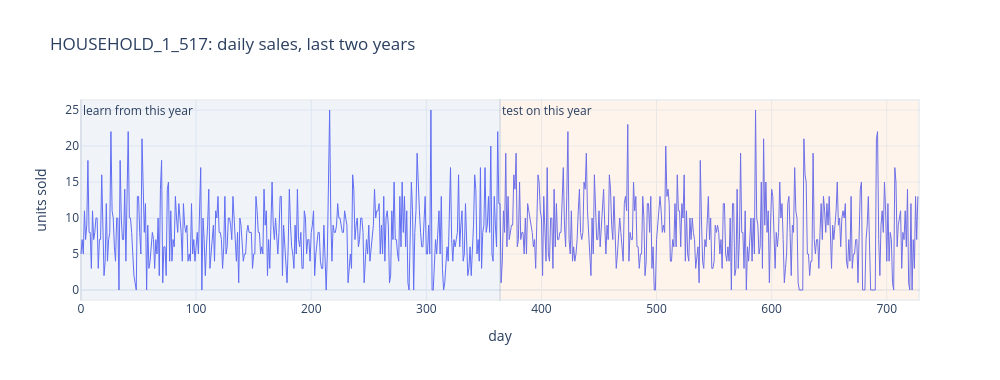

The code cell stored with this chart in its notebook:
### Markdown cell above
## 1. The story

A store sells one household item, `HOUSEHOLD_1_517` from M5 store CA_1, about **8 units a day**, every day. Each day it checks its stock and can place an order with the DC. An order arrives **4 days** later (the **lead time**).

Two costs pull against each other:
- **Ordering cost, $10 per order:** admin, a truck slot, receiving. Order rarely, in big batches, to save this.
- **Holding cost, 25% of the unit's $10 cost per year** (about $0.007 per unit per day): money tied up, shelf space, damage. Keep stock low to save this.

And there's a **service target**: running out loses sales (unmet demand is lost, not back-ordered).

We **learn** the demand pattern from one year of real sales, then **test** on the next year, which the policy never sees in advance.

### Code cell
import math

import numpy as np
import pandas as pd
import plotly.graph_objects as go
from scipy.stats import norm

ROOT = Path.cwd().parent  # notebooks/ is the working folder
OUT = ROOT / "outputs"
daily = pd.read_csv(ROOT / "data" / "processed" / "m5_ca1_daily.csv")

ITEM = "HOUSEHOLD_1_517"
series = daily[daily.item_id == ITEM].sort_values("date")
demand_all = series["units"].to_numpy()
history = demand_all[-728:-364]  # the year we learn from
test = demand_all[-364:]         # the year we simulate on (the policy never sees it in advance)

# Costs (assumptions, per unit of this item)
UNIT_COST = 10.0                       # $ we pay per unit
HOLDING_PER_DAY = 0.25 * UNIT_COST / 365  # 25% a year to carry stock: capital, space, damage
ORDER_COST = 10.0                      # $ per order: admin, truck slot, receiving
LEAD_TIME = 4                          # days from order to delivery
TARGET_CSL = 0.95                      # aim: no stockout in 95% of replenishment cycles

mu, sigma = history.mean(), history.std()
print(f"Learning year: mean {mu:.2f} units/day, standard deviation {sigma:.2f}")
print(f"Test year:     mean {test.mean():.2f} units/day, standard deviation {test.std():.2f}")

fig = go.Figure(go.Scatter(y=demand_all[-728:], mode="lines", line=dict(width=1),
                           hovertemplate="day %{x}<br>%{y} units<extra></extra>"))
fig.add_vrect(x0=0, x1=364, fillcolor="#4C78A8", opacity=0.08, annotation_text="learn from this year", annotation_position="top left")
fig.add_vrect(x0=364, x1=728, fillcolor="#F58518", opacity=0.08, annotation_text="test on this year", annotation_position="top left")
fig.update_layout(title=f"{ITEM}: daily sales, last two years", xaxis_title="day", yaxis_title="units sold",
                  height=380, width=1000, template="plotly_white", showlegend=False)
fig.show()

### Figure 1 — Plotly figure (JSON) as saved in the notebook; plotly's stock layout.template omitted (floating-point values rounded to 4 significant figures; data arrays with more than 128 entries replaced by an {"elided": "..."} marker saying what was removed)
{"data": [{"hovertemplate": "day %{x}<br>%{y} units<extra></extra>", "line": {"width": 1}, "mode": "lines", "type": "scatter", "y": {"elided": "728 int values"}}], "layout": {"annotations": [{"showarrow": false, "text": "learn from this year", "x": 0, "xanchor": "left", "xref": "x", "y": 1, "yanchor": "top", "yref": "y domain"}, {"showarrow": false, "text": "test on this year", "x": 364, "xanchor": "left", "xref": "x", "y": 1, "yanchor": "top", "yref": "y domain"}], "height": 380, "shapes": [{"fillcolor": "#4C78A8", "opacity": 0.08, "type": "rect", "x0": 0, "x1": 364, "xref": "x", "y0": 0, "y1": 1, "yref": "y domain"}, {"fillcolor": "#F58518", "opacity": 0.08, "type": "rect", "x0": 364, "x1": 728, "xref": "x", "y0": 0, "y1": 1, "yref": "y domain"}], "showlegend": false, "title": {"text": "HOUSEHOLD_1_517: daily sales, last two years"}, "width": 1000, "xaxis": {"title": {"text": "day"}}, "yaxis": {"title": {"text": "units sold"}}}}
